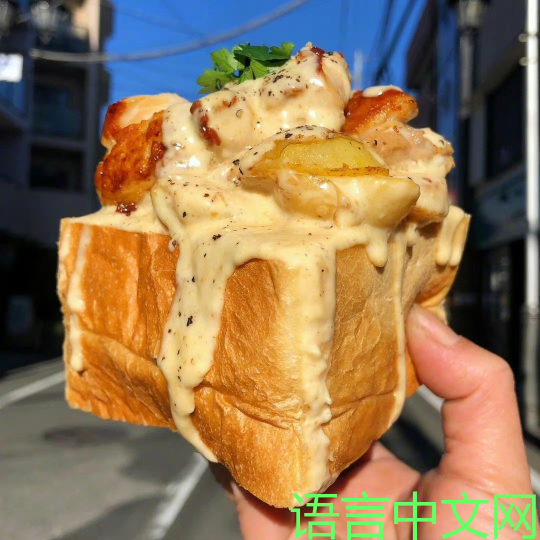
#> input picture Pillow/12_为图片添加水印/01.png, 1080 x 1080 px, found by its file name (shown at 1/2 size)
$ python '图像缩放操作.py'
#> lines starting #> are read from the running program, lines starting #| are printed output that depends on the picture


from PIL import Image

im = Image.open(r'D:\C#\VSCODE\python\Pillow\12_为图片添加水印\01.png')
#> im is the input picture: PIL image 1080x1080 RGBA; mean R, G, B, A 146, 119.5, 85.7, 255
print(im.size)
#| (1080, 1080)
try:
    # 放大图片
    # image = im.resize((550, 260))

    # 对局部位置进行放大  box  对指定图片区域进行缩放  (左,上,右,下)
    image = im.resize((1080, 1080), resample=Image.LANCZOS,
                      box=(300, 380, 820, 780))
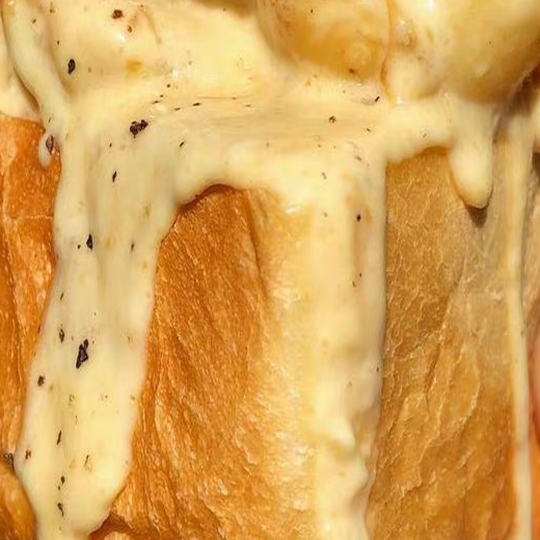
#> image: PIL image 1080x1080 RGBA (shown at 1/2 size); mean R, G, B, A 217.4, 165.1, 88.7, 255

    image.save(r'D:\C#\VSCODE\python\Pillow\6_图像缩放操作\02.png')
    print('查看新图像的尺寸 ', image.size)
#| 查看新图像的尺寸  (1080, 1080)
except:
    print('放大图像失败')
